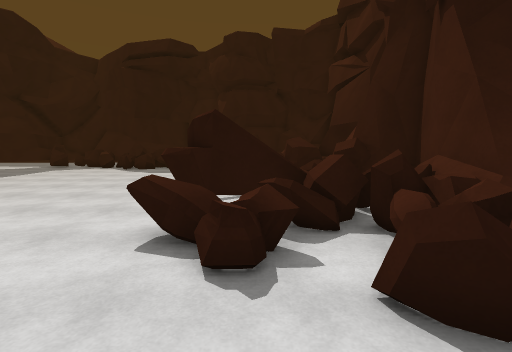
[1] (above)

24 first-person views from a walk through a 3-D level made in the Unity game engine. The camera is 1.5 m above the floor, tilts 6° down and sees 85° across. The floor is counted in squares, 1 m on a side. Each view is taken from the middle of a square. On the plan, view 1 faces up. The plan holds only what a view shows up to about 14 squares ahead; the rest is blank. The place goes on beyond the plan. The player is left out. Surface patterns are stand-ins for the level's own textures.

[2]
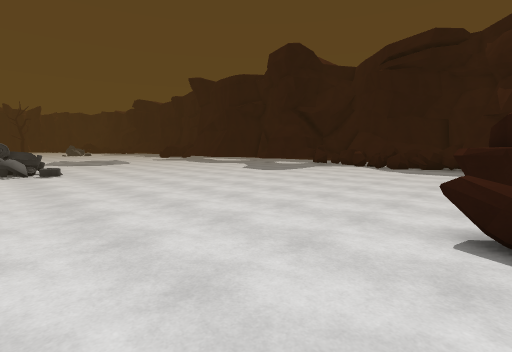

[3]
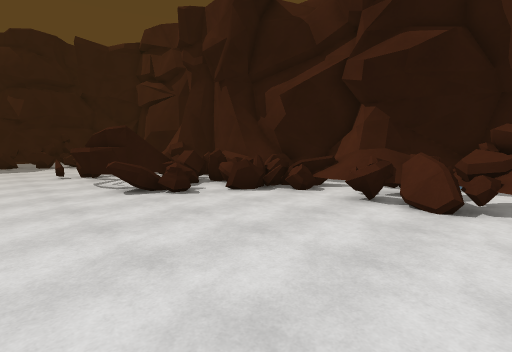

[4]
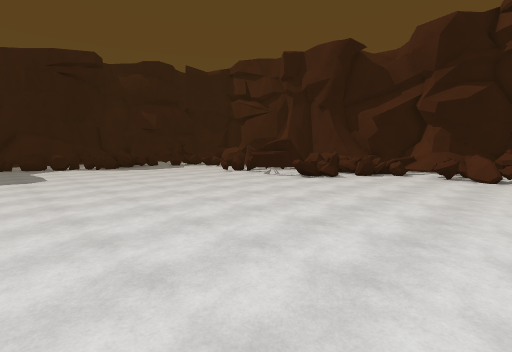

[5]
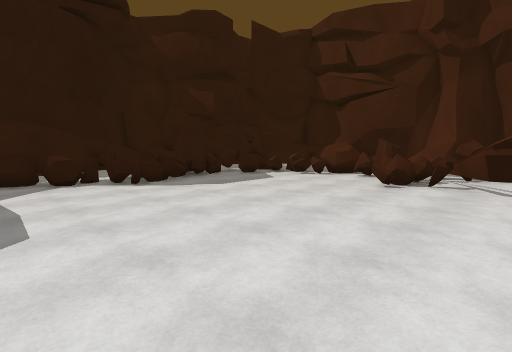

[6]
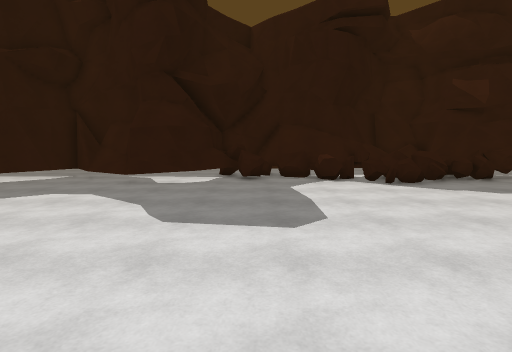

[7]
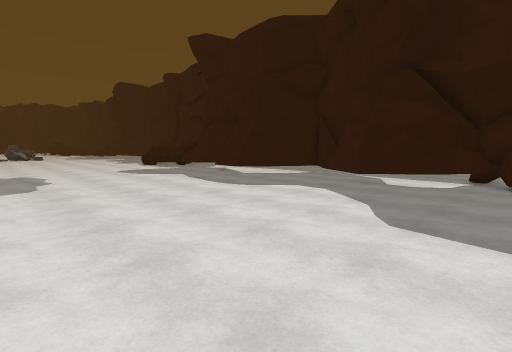

[8]
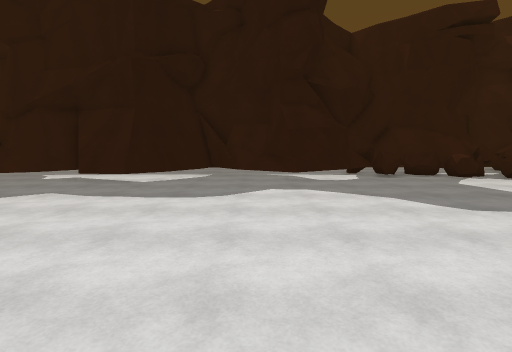

[9]
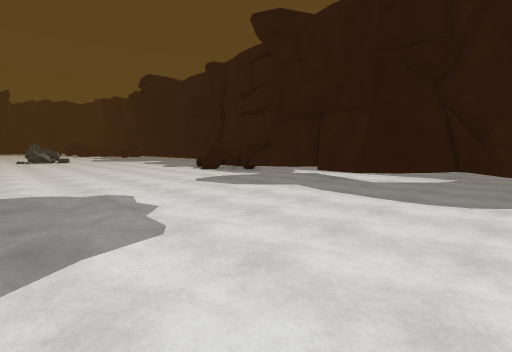

[10]
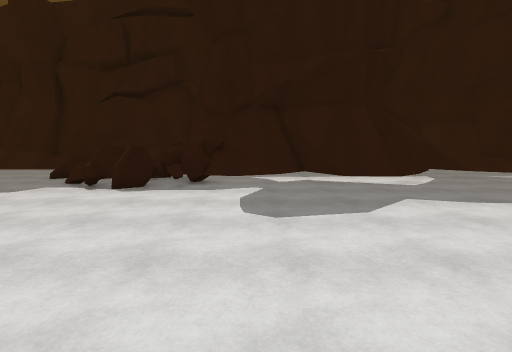

[11]
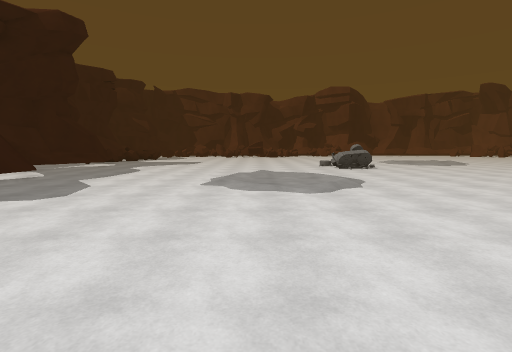

[12]
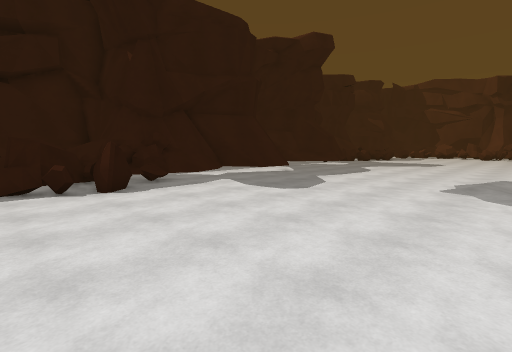

[13]
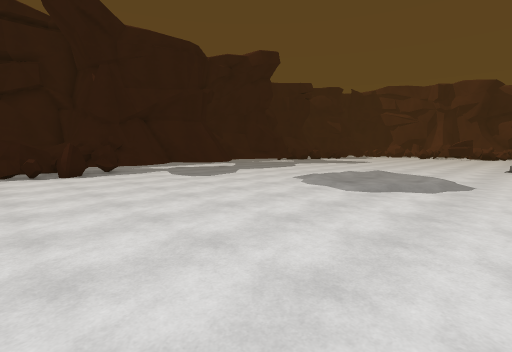

[14]
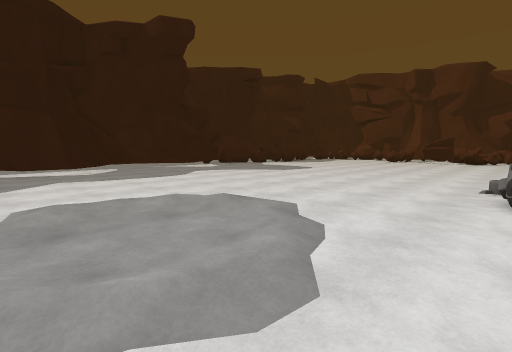

[15]
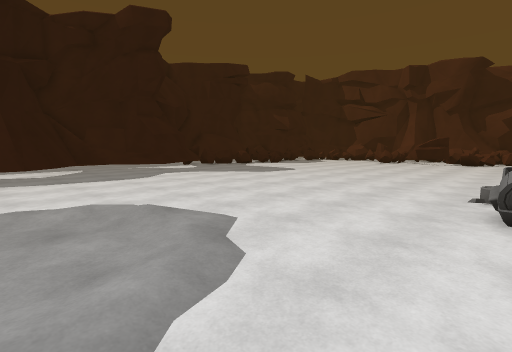

[16]
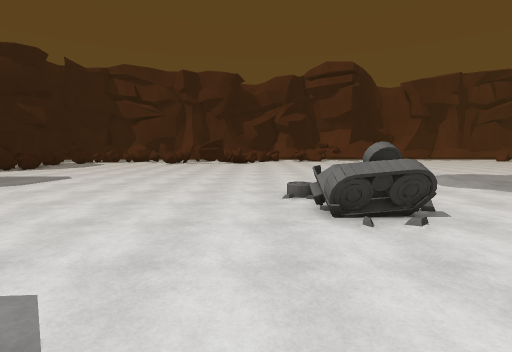

[17]
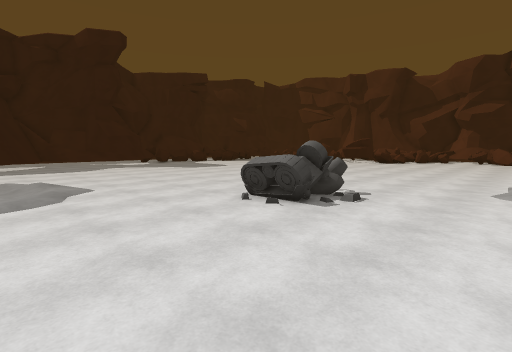

[18]
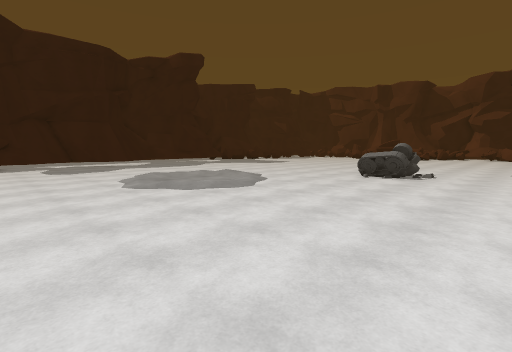

[19]
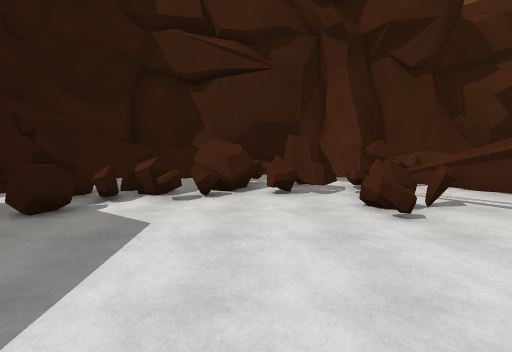

[20]
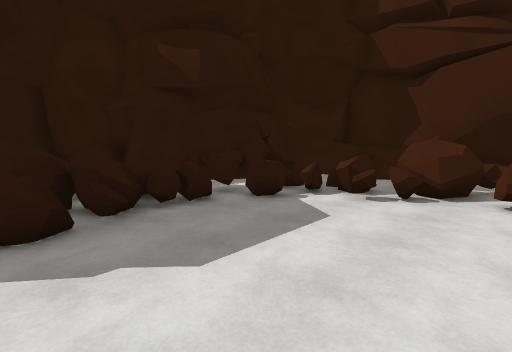

[21]
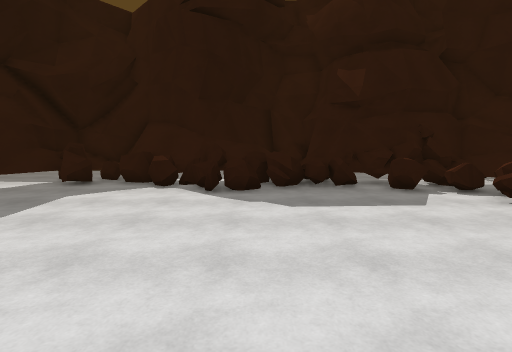

[22]
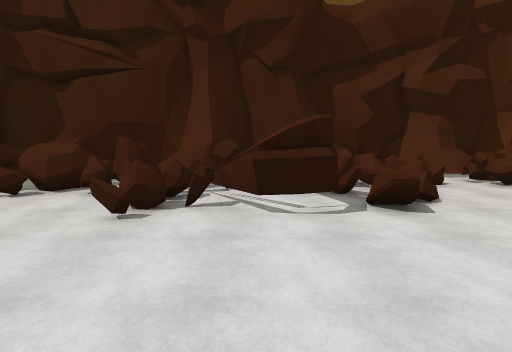

[23]
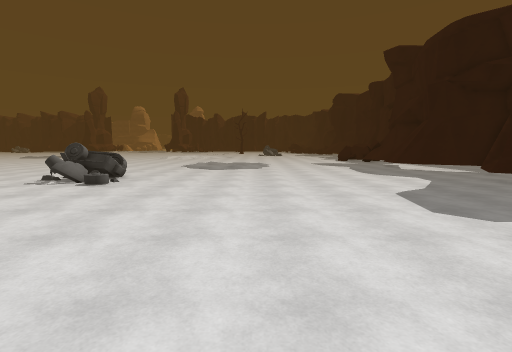

[24]
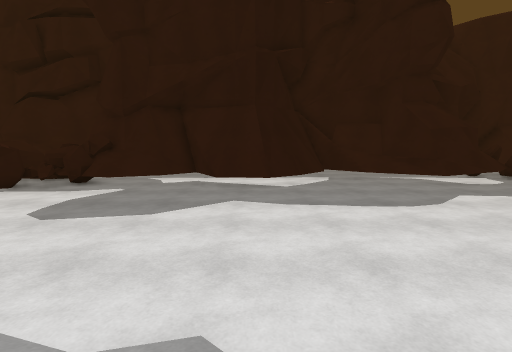

### Floor plan
Key: @ floor where view 1 was taken; # wall or solid block; x gap in a wall; . main floor; : floor 0.25 m higher than the main floor; + floor 0.5 m higher than the main floor; * floor 0.75 m higher than the main floor; % floor 1.25 m higher than the main floor; & floor 1.5 m higher than the main floor; / step, stairs or slope; = window, fence, low wall or low ledge; ^ raised ledge; v drop or lower ground; T tank; O other object.
Columns run from 40 left of view 1 to 5 right of it. Each row starts with its distance up from view 1.
 21    =##^^ ##    ###=O#  #^==^^^^##^#^####
 20 ####v&=#####  ##=.=O####O#^..^====^^#=######
 19 =##.v##///.####=....O###.......====x=.^#==*%&#
 18 .==#x#///..==##.................=......=^==###
 17 ..=#.=..................................=#=##
 16 ........................................^^##
 15 .........................................=^#
 14 .........................................=##
 13 .........................................###
 12 .........................................###
 11 ......................................=====#
 10 .......................................=#==#
  9 .........../...........................#^^^###
  8 ........../:::/.......................##^ ^==#
  7 ..........:...//......................^# ^^^##
  6 ..............//......................###^#=##
  5 ........./....//......................=^=^####
  4 ..........//.::........................^^===^#
  3 .........../:/..........................===^^#
  2  ........................................==v+#
  1 . .................TTT.....................=/#
  0      ..............TTTT.................@.../#
 -1      ..............TTT.....................^=#
 -2      .....................................=^=#
 -3      ......................................==
 -4       ....................................==##
 -5      . ................///  ...............=##

Where each view was taken, in squares from view 1:
view 1: 0 up, 0 right, facing up
view 2: 1 down, 1 left, facing up-left
view 3: 5 down, 5 left, facing up-right
view 4: 5 down, 15 left, facing up-right
view 5: 7 up, 13 left, facing up-right
view 6: 7 up, 14 left, facing up
view 7: 7 up, 14 left, facing up-left
view 8: 6 up, 21 left, facing up
view 9: 6 up, 21 left, facing up-left
view 10: 7 up, 32 left, facing up
view 11: 7 up, 40 left, facing right
view 12: 7 up, 40 left, facing up-right
view 13: 1 up, 40 left, facing up-right
view 14: 1 up, 30 left, facing up-right
view 15: 1 up, 28 left, facing up-right
view 16: 3 up, 27 left, facing right
view 17: 5 down, 27 left, facing up-right
view 18: 5 down, 35 left, facing up-right
view 19: 14 up, 8 left, facing right
view 20: 13 up, 8 left, facing up-right
view 21: 9 up, 7 left, facing up
view 22: 8 up, 8 left, facing right
view 23: 8 up, 7 left, facing left
view 24: 7 up, 27 left, facing up
